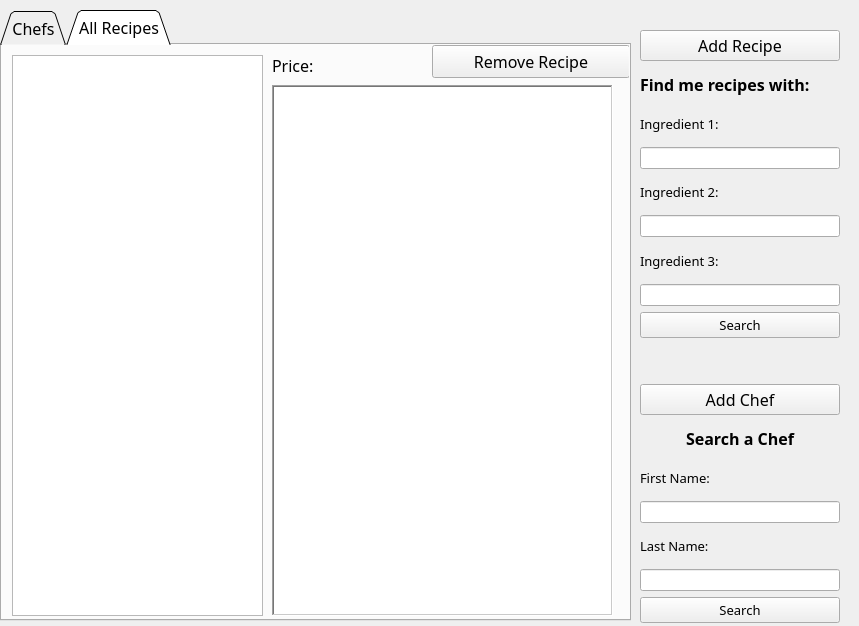
<?xml version="1.0" encoding="UTF-8"?>
<ui version="4.0">
 <class>MainWindow</class>
 <widget class="QMainWindow" name="MainWindow">
  <property name="geometry">
   <rect>
    <x>0</x>
    <y>0</y>
    <width>859</width>
    <height>626</height>
   </rect>
  </property>
  <property name="windowTitle">
   <string>MainWindow</string>
  </property>
  <widget class="QWidget" name="centralwidget">
   <widget class="QTabWidget" name="tabWidget">
    <property name="geometry">
     <rect>
      <x>0</x>
      <y>10</y>
      <width>631</width>
      <height>611</height>
     </rect>
    </property>
    <property name="font">
     <font>
      <family>Book Antiqua</family>
      <pointsize>12</pointsize>
     </font>
    </property>
    <property name="tabShape">
     <enum>QTabWidget::Triangular</enum>
    </property>
    <property name="currentIndex">
     <number>1</number>
    </property>
    <widget class="QWidget" name="tabMyRecipes">
     <attribute name="title">
      <string>Chefs</string>
     </attribute>
     <widget class="QListWidget" name="recipeList">
      <property name="geometry">
       <rect>
        <x>10</x>
        <y>10</y>
        <width>251</width>
        <height>561</height>
       </rect>
      </property>
      <property name="font">
       <font>
        <family>Book Antiqua</family>
        <pointsize>11</pointsize>
       </font>
      </property>
     </widget>
     <widget class="QPlainTextEdit" name="recipeDisplay">
      <property name="geometry">
       <rect>
        <x>270</x>
        <y>20</y>
        <width>341</width>
        <height>561</height>
       </rect>
      </property>
      <property name="autoFillBackground">
       <bool>true</bool>
      </property>
      <property name="frameShape">
       <enum>QFrame::WinPanel</enum>
      </property>
      <property name="lineWidth">
       <number>0</number>
      </property>
      <property name="readOnly">
       <bool>true</bool>
      </property>
      <property name="backgroundVisible">
       <bool>false</bool>
      </property>
      <property name="centerOnScroll">
       <bool>false</bool>
      </property>
     </widget>
    </widget>
    <widget class="QWidget" name="tabAllRecipes">
     <attribute name="title">
      <string>All Recipes</string>
     </attribute>
     <widget class="QListWidget" name="recipeList_2">
      <property name="geometry">
       <rect>
        <x>10</x>
        <y>10</y>
        <width>251</width>
        <height>561</height>
       </rect>
      </property>
      <property name="font">
       <font>
        <family>Book Antiqua</family>
        <pointsize>11</pointsize>
       </font>
      </property>
     </widget>
     <widget class="QPlainTextEdit" name="recipeDisplay_2">
      <property name="geometry">
       <rect>
        <x>270</x>
        <y>40</y>
        <width>341</width>
        <height>531</height>
       </rect>
      </property>
      <property name="autoFillBackground">
       <bool>true</bool>
      </property>
      <property name="frameShape">
       <enum>QFrame::WinPanel</enum>
      </property>
      <property name="lineWidth">
       <number>0</number>
      </property>
      <property name="readOnly">
       <bool>true</bool>
      </property>
      <property name="backgroundVisible">
       <bool>false</bool>
      </property>
      <property name="centerOnScroll">
       <bool>false</bool>
      </property>
     </widget>
     <widget class="QPushButton" name="btnRemoveRecipe">
      <property name="geometry">
       <rect>
        <x>430</x>
        <y>0</y>
        <width>198</width>
        <height>33</height>
       </rect>
      </property>
      <property name="font">
       <font>
        <family>Book Antiqua</family>
        <pointsize>12</pointsize>
       </font>
      </property>
      <property name="text">
       <string>Remove Recipe</string>
      </property>
     </widget>
     <widget class="QLabel" name="label_8">
      <property name="geometry">
       <rect>
        <x>270</x>
        <y>10</y>
        <width>71</width>
        <height>21</height>
       </rect>
      </property>
      <property name="text">
       <string>Price:</string>
      </property>
     </widget>
     <widget class="QLabel" name="PriceLabel">
      <property name="geometry">
       <rect>
        <x>330</x>
        <y>10</y>
        <width>91</width>
        <height>21</height>
       </rect>
      </property>
      <property name="text">
       <string/>
      </property>
     </widget>
    </widget>
   </widget>
   <widget class="QWidget" name="verticalLayoutWidget">
    <property name="geometry">
     <rect>
      <x>640</x>
      <y>30</y>
      <width>200</width>
      <height>630</height>
     </rect>
    </property>
    <layout class="QVBoxLayout" name="verticalLayout">
     <item>
      <widget class="QPushButton" name="btnAdd">
       <property name="font">
        <font>
         <family>Book Antiqua</family>
         <pointsize>12</pointsize>
        </font>
       </property>
       <property name="text">
        <string>Add Recipe</string>
       </property>
      </widget>
     </item>
     <item>
      <widget class="QLabel" name="label">
       <property name="font">
        <font>
         <family>Book Antiqua</family>
         <pointsize>12</pointsize>
         <weight>75</weight>
         <bold>true</bold>
        </font>
       </property>
       <property name="autoFillBackground">
        <bool>true</bool>
       </property>
       <property name="text">
        <string>Find me recipes with:</string>
       </property>
      </widget>
     </item>
     <item>
      <widget class="QLabel" name="label_2">
       <property name="font">
        <font>
         <family>Book Antiqua</family>
         <pointsize>10</pointsize>
        </font>
       </property>
       <property name="text">
        <string>Ingredient 1:</string>
       </property>
      </widget>
     </item>
     <item>
      <widget class="QLineEdit" name="ingredientOne"/>
     </item>
     <item>
      <widget class="QLabel" name="label_3">
       <property name="font">
        <font>
         <family>Book Antiqua</family>
         <pointsize>10</pointsize>
        </font>
       </property>
       <property name="text">
        <string>Ingredient 2:</string>
       </property>
      </widget>
     </item>
     <item>
      <widget class="QLineEdit" name="ingredientTwo"/>
     </item>
     <item>
      <widget class="QLabel" name="label_4">
       <property name="font">
        <font>
         <family>Book Antiqua</family>
         <pointsize>10</pointsize>
        </font>
       </property>
       <property name="text">
        <string>Ingredient 3:</string>
       </property>
      </widget>
     </item>
     <item>
      <widget class="QLineEdit" name="ingredientThree"/>
     </item>
     <item>
      <widget class="QPushButton" name="btnSearch">
       <property name="font">
        <font>
         <family>Book Antiqua</family>
         <pointsize>10</pointsize>
        </font>
       </property>
       <property name="text">
        <string>Search</string>
       </property>
      </widget>
     </item>
     <item>
      <spacer name="verticalSpacer">
       <property name="orientation">
        <enum>Qt::Vertical</enum>
       </property>
       <property name="sizeType">
        <enum>QSizePolicy::Fixed</enum>
       </property>
       <property name="sizeHint" stdset="0">
        <size>
         <width>20</width>
         <height>40</height>
        </size>
       </property>
      </spacer>
     </item>
     <item>
      <widget class="QPushButton" name="pushButton">
       <property name="font">
        <font>
         <family>Book Antiqua</family>
         <pointsize>12</pointsize>
        </font>
       </property>
       <property name="text">
        <string>Add Chef</string>
       </property>
      </widget>
     </item>
     <item>
      <widget class="QLabel" name="label_5">
       <property name="font">
        <font>
         <family>Book Antiqua</family>
         <pointsize>12</pointsize>
         <weight>75</weight>
         <bold>true</bold>
        </font>
       </property>
       <property name="text">
        <string>Search a Chef</string>
       </property>
       <property name="alignment">
        <set>Qt::AlignCenter</set>
       </property>
      </widget>
     </item>
     <item>
      <widget class="QLabel" name="label_6">
       <property name="font">
        <font>
         <family>Book Antiqua</family>
         <pointsize>10</pointsize>
        </font>
       </property>
       <property name="text">
        <string>First Name:</string>
       </property>
      </widget>
     </item>
     <item>
      <widget class="QLineEdit" name="lineEdit"/>
     </item>
     <item>
      <widget class="QLabel" name="label_7">
       <property name="font">
        <font>
         <family>Book Antiqua</family>
         <pointsize>10</pointsize>
        </font>
       </property>
       <property name="text">
        <string>Last Name:</string>
       </property>
      </widget>
     </item>
     <item>
      <widget class="QLineEdit" name="lineEdit_2"/>
     </item>
     <item>
      <widget class="QPushButton" name="pushButton_2">
       <property name="font">
        <font>
         <family>Book Antiqua</family>
         <pointsize>10</pointsize>
        </font>
       </property>
       <property name="text">
        <string>Search</string>
       </property>
      </widget>
     </item>
     <item>
      <widget class="QPushButton" name="btnRemoveChef">
       <property name="font">
        <font>
         <family>Book Antiqua</family>
         <pointsize>12</pointsize>
        </font>
       </property>
       <property name="text">
        <string>Remove Chef</string>
       </property>
      </widget>
     </item>
    </layout>
   </widget>
  </widget>
 </widget>
 <resources/>
 <connections/>
</ui>
